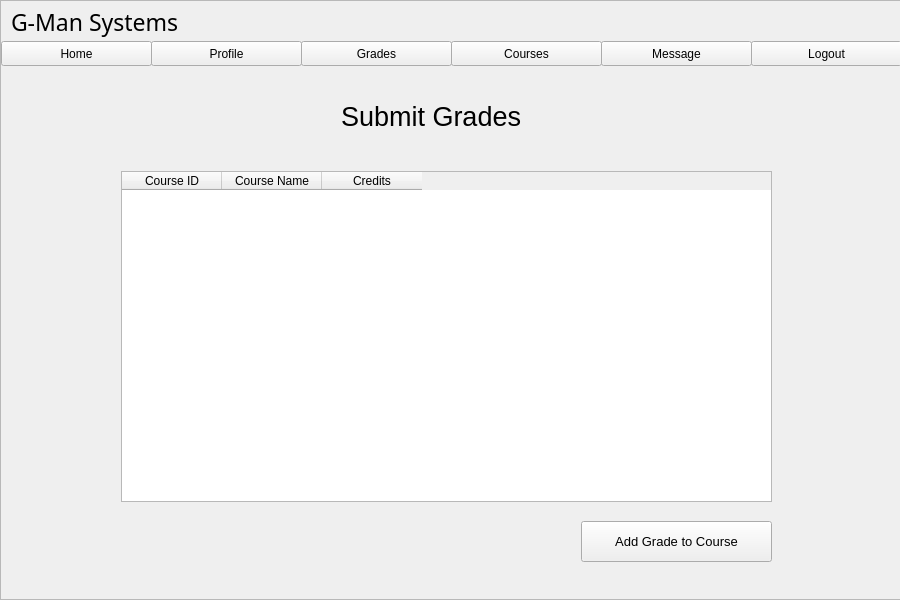
<?xml version="1.0" encoding="UTF-8"?>
<ui version="4.0">
 <class>Form</class>
 <widget class="QWidget" name="Form">
  <property name="geometry">
   <rect>
    <x>0</x>
    <y>0</y>
    <width>900</width>
    <height>600</height>
   </rect>
  </property>
  <property name="windowTitle">
   <string>Form</string>
  </property>
  <widget class="QScrollArea" name="scrollArea">
   <property name="geometry">
    <rect>
     <x>0</x>
     <y>0</y>
     <width>901</width>
     <height>600</height>
    </rect>
   </property>
   <property name="widgetResizable">
    <bool>true</bool>
   </property>
   <widget class="QWidget" name="scrollAreaWidgetContents">
    <property name="geometry">
     <rect>
      <x>0</x>
      <y>0</y>
      <width>899</width>
      <height>598</height>
     </rect>
    </property>
    <widget class="QPushButton" name="temp">
     <property name="geometry">
      <rect>
       <x>600</x>
       <y>40</y>
       <width>151</width>
       <height>25</height>
      </rect>
     </property>
     <property name="text">
      <string>Message</string>
     </property>
    </widget>
    <widget class="QPushButton" name="profileButton">
     <property name="geometry">
      <rect>
       <x>150</x>
       <y>40</y>
       <width>151</width>
       <height>25</height>
      </rect>
     </property>
     <property name="text">
      <string>Profile</string>
     </property>
    </widget>
    <widget class="QPushButton" name="homeButton">
     <property name="geometry">
      <rect>
       <x>0</x>
       <y>40</y>
       <width>151</width>
       <height>25</height>
      </rect>
     </property>
     <property name="text">
      <string>Home</string>
     </property>
    </widget>
    <widget class="QTableWidget" name="courseTable">
     <property name="geometry">
      <rect>
       <x>120</x>
       <y>170</y>
       <width>651</width>
       <height>331</height>
      </rect>
     </property>
     <column>
      <property name="text">
       <string>Course ID</string>
      </property>
      <property name="textAlignment">
       <set>AlignHCenter|AlignVCenter|AlignCenter</set>
      </property>
     </column>
     <column>
      <property name="text">
       <string>Course Name</string>
      </property>
      <property name="textAlignment">
       <set>AlignHCenter|AlignVCenter|AlignCenter</set>
      </property>
     </column>
     <column>
      <property name="text">
       <string>Credits</string>
      </property>
      <property name="textAlignment">
       <set>AlignHCenter|AlignVCenter|AlignCenter</set>
      </property>
     </column>
    </widget>
    <widget class="QPushButton" name="courseButton">
     <property name="geometry">
      <rect>
       <x>450</x>
       <y>40</y>
       <width>151</width>
       <height>25</height>
      </rect>
     </property>
     <property name="text">
      <string>Courses</string>
     </property>
    </widget>
    <widget class="QPushButton" name="gradeButton">
     <property name="geometry">
      <rect>
       <x>300</x>
       <y>40</y>
       <width>151</width>
       <height>25</height>
      </rect>
     </property>
     <property name="text">
      <string>Grades</string>
     </property>
    </widget>
    <widget class="QLabel" name="label_3">
     <property name="geometry">
      <rect>
       <x>340</x>
       <y>90</y>
       <width>221</width>
       <height>51</height>
      </rect>
     </property>
     <property name="font">
      <font>
       <pointsize>20</pointsize>
      </font>
     </property>
     <property name="text">
      <string>Submit Grades</string>
     </property>
    </widget>
    <widget class="QLabel" name="label_15">
     <property name="geometry">
      <rect>
       <x>10</x>
       <y>0</y>
       <width>221</width>
       <height>41</height>
      </rect>
     </property>
     <property name="font">
      <font>
       <family>Century Gothic</family>
       <pointsize>17</pointsize>
      </font>
     </property>
     <property name="text">
      <string>G-Man Systems</string>
     </property>
    </widget>
    <widget class="QPushButton" name="temp2">
     <property name="geometry">
      <rect>
       <x>750</x>
       <y>40</y>
       <width>151</width>
       <height>25</height>
      </rect>
     </property>
     <property name="text">
      <string>Logout</string>
     </property>
    </widget>
    <widget class="QLabel" name="barLabel_2">
     <property name="geometry">
      <rect>
       <x>0</x>
       <y>-10</y>
       <width>901</width>
       <height>51</height>
      </rect>
     </property>
     <property name="text">
      <string/>
     </property>
    </widget>
    <widget class="QPushButton" name="addGradeButton">
     <property name="geometry">
      <rect>
       <x>580</x>
       <y>520</y>
       <width>191</width>
       <height>41</height>
      </rect>
     </property>
     <property name="font">
      <font>
       <pointsize>10</pointsize>
      </font>
     </property>
     <property name="text">
      <string>Add Grade to Course</string>
     </property>
    </widget>
    <zorder>barLabel_2</zorder>
    <zorder>temp</zorder>
    <zorder>profileButton</zorder>
    <zorder>homeButton</zorder>
    <zorder>courseTable</zorder>
    <zorder>courseButton</zorder>
    <zorder>gradeButton</zorder>
    <zorder>label_3</zorder>
    <zorder>label_15</zorder>
    <zorder>temp2</zorder>
    <zorder>addGradeButton</zorder>
   </widget>
  </widget>
 </widget>
 <resources/>
 <connections/>
</ui>
